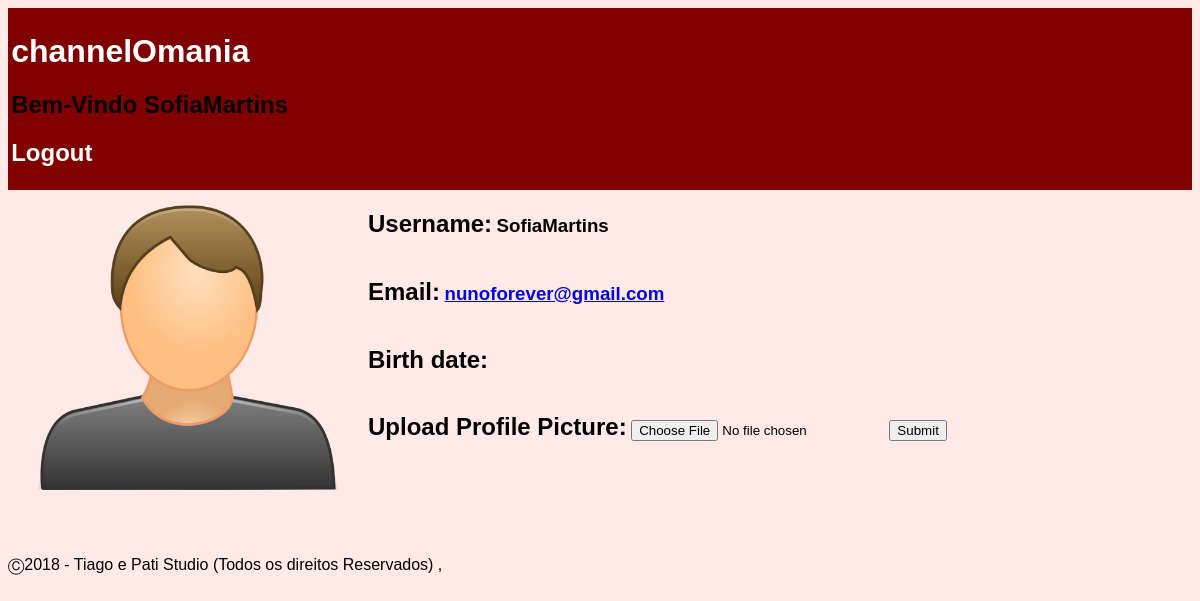
The app's page /pages/profile.php (signed in), older data.
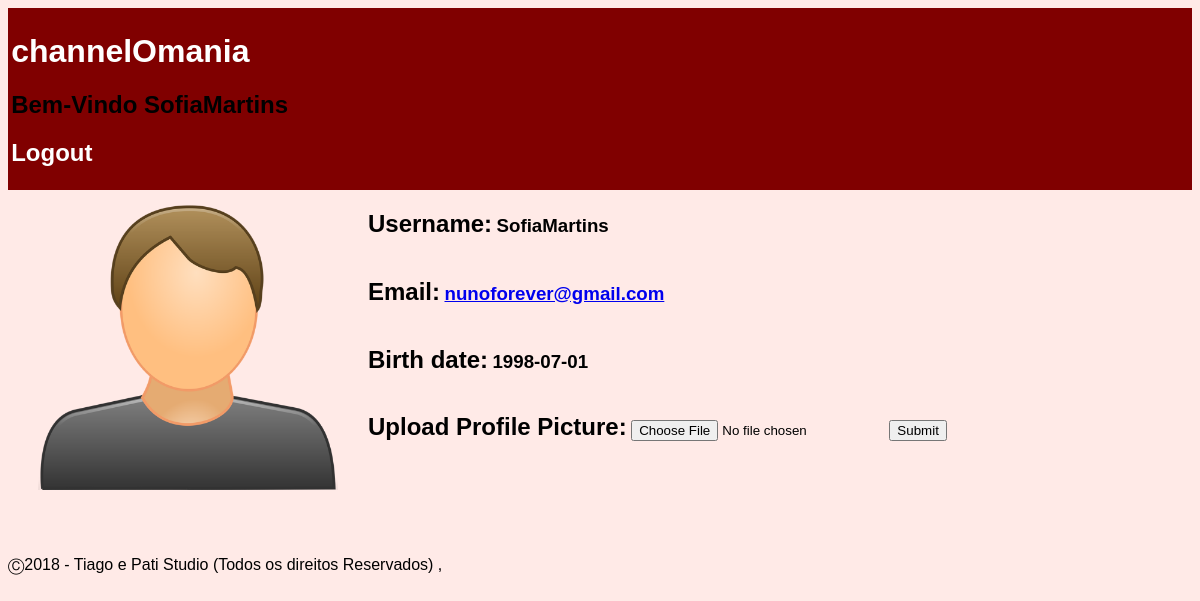
The same page, newer data.
### tables this page shows
CREATE TABLE 'user'
(
	'ID' INTEGER NOT NULL PRIMARY KEY AUTOINCREMENT,
	'username' TEXT NOT NULL,
	'email' TEXT NOT NULL,
	'password' TEXT NOT NULL,
	'birth' TEXT ,
	'profilePic' TEXT,
	CONSTRAINT 'username' UNIQUE ('username')
);

### database/db_list.php (called while the page is built, shortened)
<?php
function listProfile($username) {
  $db = Database::instance()->db();
  $stmt = $db->prepare('SELECT * FROM user WHERE username = ?');
  $stmt->execute(array($username));
  return $stmt->fetch();
}
?>

### templates/tpl_profile.php (the view)
<?php function draw_profile($userInfo) { ?>
  <section id="profile">
    <img id="profile_pic" src="../files/profilePics/<?php if($userInfo['profilePic']!="") { echo($userInfo['profilePic']); } else {?>default.png<?php } ?>" alt="<?php echo($userInfo['username']); ?>'s profile picture">
    <div id="profile_info">
      <h2>Username: </h2>
      <h3><?php echo($userInfo['username']); ?></h3><br>
      <h2>Email: </h2>
      <h3><a href="mailto:<?php echo($userInfo['email']); ?>"><?php echo($userInfo['email']); ?></a></h3><br>
      <h2>Birth date: </h2>
      <h3><time datetime="<?php echo($userInfo['birth']); ?>"><?php echo($userInfo['birth']); ?></time></h3><br>
      <h2>Upload Profile Picture: </h2>
        <h3>
          <form action="../actions/action_edit_profile.php" method="post" enctype="multipart/form-data">
            <input type="file" name="profilePic" accept="image/*">
            <input type="submit">
          </form>
        </h3>
    </div>
  </section>
<?php } ?>

### pages/profile.php (shortened to what this page needs)
<?php
  include_once('../database/db_list.php');
  include_once('../templates/tpl_common.php');
  include_once('../templates/tpl_profile.php');
  if (isset($_SESSION['username'])){
    draw_header($_SESSION['username']);
  }else {
    header('Location: login.php');
  }
  $userInfo = listProfile($_SESSION['username']);
  draw_profile($userInfo);
  draw_footer();
?>

### templates/tpl_common.php (shortened to what this page needs)
<?php function draw_header($username){
?>
<!DOCTYPE html>
<html lang="en-US">
  <head>
    <link href="../css/style.css" rel="stylesheet">
  </head>
  <body>
    <header>
      <h1><a href="register.php">channelOmania</a></h1>
      <?php if($username!=NULL){ ?>
        <h2>Bem-Vindo <?php echo($username) ?> </h2>
        <h2><a href="../actions/action_logout.php">Logout</a></h2>
      <?php } ?>
    </header>
<?php } ?>
<?php function draw_footer(){
  ?>
  <footer>
    <p>	&#9400;2018 - Tiago e Pati Studio (Todos os direitos Reservados) ,</p>
  </footer>
</body>
</html>
<? }
 ?>

### css/style.css (style rules this page uses)
body { font-family: Helvetica; background-color: #FFEAE7; }
header { background-color: #800000; padding: 0.2em; position: relative; }
header a { color: white; font-family: Helvetica; text-decoration: none; }
#profile #profile_info { float: left; }
#profile #profile_info h2 { display: inline-flex; }
#profile #profile_info h3 { display: inline; }
#profile #profile_info form { display: inline-block; }
#profile #profile_pic { height: 300px; width: 300px; float: left; padding: 0px 30px; }
footer { clear: left; padding-top: 50px; }

Row changes from the older to the newer data that the page shows:
changed user "SofiaMartins": birth (not shown) → "1998-07-01"
